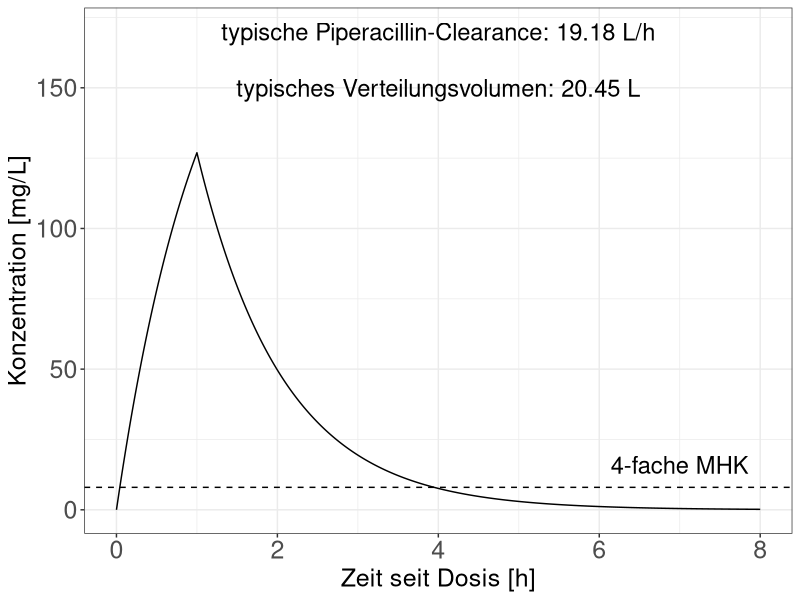

The R script that drew this image: (Note: a time limit stopped this script after it produced the figure.)

install.packages("ggplot2", "gridExtra")

## Alles markieren und Knopf "Run" drücken 
## ODER
## Jede Zeile einzeln nacheinander ablaufen lassen mittels: STRG+ENTER

library(ggplot2)
library(gridExtra)

## Aus: Population pharmcokinetics and pharmacodynamics of piperacillin/tazobactam 
## in patients with complicated intra-abdominal infection
## Li et al. Journal of Antimicrobial Chemotherapy (2005) 56, 388-395

piperacillin_single_dose <- function(par = c(ETA1=0,           # par ist ein Vektor, enthält
                                             ETA2=0),          # Benutzerdefinierte Abweichung vom typischen Patienten
                                     omg = c(OMEGA1=0.277,     # Die im popPK Modell hinterlegten Standardabweichungen
                                             OMEGA2=0.252),    # der Modellparameter CL und Vd werden hier abgelegt
                                     rem = c(PROP=0.185,       # Das residuale Fehlermodell mit proportionalem
                                             ADD=1.77),        # und additivem Fehler stammt aus dem pop PK Modell, hier nicht benötigt
                                     amt,                      # amt: Dosis in mg
                                     dur,                      # dur: Infusionsdauer (Tinf) in Stunden
                                     time,                     # time:zu simulierende Zeitpunkt(e) oder Zeitspanne in Stunden
                                     CLcr,                     # CLcr: Creatinin-Clearance des Individuums (mL/min)
                                     WT,                       # WT: Körpergewicht des Individuums (kg)
                                     ID,                       # ID: Fortlaufende Nummerierung des Individuums
                                     noIIV = F) {              # noIIV: Flag schaltet inter-individuelle Variabilität (FALSE) an und aus (TRUE)
  
  ## Kovariatenmodell
  ## Typische Werte für Clearance und Verteilungsvolumen
  ## Werden anhand der popPK Modellparameter aus Kovariaten berechnet
  popCL <- 5.05 + 9.60 * CLcr/89
  popVd <- 22.3 * WT/81.8
  
  ## Statistisches Modell
  ## Wenn IIV ausgeschaltet ist
  if(noIIV){
    ecl = 0
    evd = 0
  } else { 
    ## sonst werden zufällige Werte für ecl und evd aus einer Normalverteilung mit
    ## Mittelwert = 0 und Standardabweichung = OMEGA1 für ecl und OMEGA2 für evd
    ecl = rnorm(n=1, mean=0, sd=(omg[["OMEGA1"]]))
    evd = rnorm(n=1, mean=0, sd=(omg[["OMEGA2"]]))
  }
  
  ## Da aus dem popPK Modell hervorgeht, dass die Modellparameter log-normal verteilt sind
  ## wird die IIV als exponent der e-Funktion angegeben
  ## der Exponent stammt nun entweder aus der Benutzereingabe (par)
  ## oder aus der Normalverteilung oben (ecl und evd)
  indCL <- popCL * exp(ecl+par[["ETA1"]])
  indVd <- popVd * exp(evd+par[["ETA2"]])
  
  
  ## Strukturmodell für ein 1-Kompartiment Modell mit Infusion (0. Ordnung)
  ## und Elimination 1. Ordnung
  ke = indCL/indVd
  
  conc <-  ifelse(time <= dur,    
                  amt/(dur*ke*indVd)*(1-exp(-ke*time)),
                  amt/(dur*ke*indVd)*(1-exp(-ke*dur))*exp(-ke*(time-dur))
  )
  
  ## Alle Ergebnisse und Daten in einer "Tabelle" zusammenfassen...
  results <- data.frame(TIME=time,
                        AMT=amt,
                        DUR=dur,
                        CLCR=CLcr,
                        WT=WT,
                        IPRED=conc,
                        ID=ID,
                        indCL=indCL,
                        indVd=indVd,
                        popCL=popCL,
                        popVd=popVd)
  
  ##... und als Gesamtergebnis der Funktion zurückgeben
  return(results)  
}

## Zeit unseren Patienten zu simulieren

TIME <- seq(0,8,by=0.01)   ## Zeitpunkte zu simulieren
AMT <- 4000                ## Applizierte Dosis in mg
DUR <- 1                   ## Infusionsdauer (Tinf) in Stunden
CLcr <- 131                ## Kreatininclearance in mL/h
WT <- 75                   ## Patientengewicht in kg
MIC <- 2                   ## minimale Hemmkonzentration in mg/L
PK_TARGET <- 4 * MIC       ## PK/PD-Ziel 4x MHK

## Simulation eines typischen Patienten mit den Kovariaten unseres Individuums
## interindividuelle Variabilität wird hier ausgeschaltet, da wir
## nur am wahrscheinlichsten Verlauf der Kurve interessiert sind
## => Zeile "noIIV = T" 

pop_prediction <- piperacillin_single_dose(amt=AMT, 
                                           dur=DUR,  
                                           time=TIME, 
                                           CLcr = CLcr, 
                                           WT=WT, ID=0,
                                           noIIV = T)

## Ergebnisse werden in einer Abbildung dargestellt

pl_1 <- ggplot(data = pop_prediction) +                        ## Definiere Daten für die Abbildung
  geom_line(mapping = aes(x=TIME, y=IPRED)) +          ## Art der Abbildung und was soll auf welche Achse
  theme_bw() +                                         ## Äußerlichkeiten der Abbildung
  geom_hline(mapping = aes(yintercept=PK_TARGET), linetype=2) +            # Eintragen des PK/PD-Zieles
  annotate(geom = "text", x=7, y=PK_TARGET*2, label="4-fache MHK", size=6 ) +   # und beschriften
  xlab("Zeit seit Dosis [h]") +                        ## Beschriftung von x- ...
  ylab("Konzentration [mg/L]") +                         ## und y-Achse
  theme(axis.title = element_text(size=18), axis.text = element_text(size=18), plot.title = element_text(size=18), plot.subtitle = element_text(size=16)) + 
  annotate(geom= "text", x=4, y= 170, label= paste("typische Piperacillin-Clearance:", round(pop_prediction[1,]$indCL,2), "L/h"), size=6) +
  annotate(geom= "text", x=4, y= 150, label= paste("typisches Verteilungsvolumen:", round(pop_prediction[1,]$indVd,2), "L"), size=6)


## Abbildung anzeigen

pl_1 

## MC Simulation
## Durch mehrfache Simulieren des gleichen Patienten
## Werden innerhalb der Funktion jedesmal andere Werte für ecl und evd 
## aus der Normalverteilung "gezogen" -> rnorm(...) zieht zufällige Stichproben aus der Normalverteilung
## Dies kann einige Minuten dauern

mc_data <- NULL ## Für die R-Profis: Das ist nicht besonders effizient, 
                ## der Speicher sollte vor der Schleife zugewiesen werden

for(i in 1:1000){
  tmp_data <- piperacillin_single_dose(amt=AMT, dur=DUR, time=TIME, CLcr = CLcr, WT=WT, ID=i)
  mc_data <- rbind(mc_data, tmp_data)
}


## Modellparameter (CL und Vd) der 1000 virtuellen Patienten aus den Daten herausziehen

mc_pop_cl <- (mc_data[mc_data$TIME==0,]$indCL)
mc_pop_vd <- (mc_data[mc_data$TIME==0,]$indVd)


## Histogramme vorbereiten

pl_dens_cl <- ggplot() + geom_histogram(aes(x=mc_pop_cl, y=..density..), fill="white", colour="black", bins=50) + theme_bw() +
  xlab("CL [L/h]") + ylab("Häufigkeit") +
  theme(axis.title = element_text(size=18), axis.text = element_text(size=18), plot.title = element_text(size=18), plot.subtitle = element_text(size=16)) +
  theme(axis.text.y = element_blank())
pl_dens_vd <-ggplot() + geom_histogram(aes(x=mc_pop_vd, y=..density..), fill="white", colour="black", bins=50) + theme_bw() +
  xlab("Vd [L]") + ylab("Häufigkeit") +
  theme(axis.title = element_text(size=18), axis.text = element_text(size=18), plot.title = element_text(size=18), plot.subtitle = element_text(size=16)) +
  theme(axis.text.y = element_blank())

## Aus dem generierten Datensatz von 1000 Individuuen werden nur die 
## Konzentrationswerte herausgezogen

all_IPRED <- NULL

for(i in 1:max(mc_data$ID)){
  all_IPRED <- rbind(all_IPRED,mc_data[mc_data$ID==i,]$IPRED)
}

## Und die Quantile zur Bildung der 95, 90, 85 und 80 % Intervalle
## Werden berechnet

s <- apply(all_IPRED,2,function(x) quantile(x,probs=c(0.025, 0.05, 0.075, 0.10, 0.9, 0.925, 0.95, 0.975, 0.5)))

## Alle Daten in eienr "Tabelle" zusammenfassen
mc_data_2 <- data.frame(TIME=TIME,
                        s1=s[1,],s2=s[8,], # 95% 
                        s3=s[2,],s4=s[7,], # 90%
                        s5=s[3,],s6=s[6,], # 85%
                        s7=s[4,],s8=s[5,], # 80%
                        median=s[9,])      # median => Sollte sich mit der pop_prediction decken

## Abbildung mit Vorhersageintervall erstellen

pl_2 <- ggplot(data=mc_data_2) + geom_line(mapping = aes(x=TIME, y=median)) +
  geom_ribbon(mapping = aes(x=TIME, ymin = s1, ymax=s2), alpha=0.15) +
  geom_ribbon(mapping = aes(x=TIME, ymin = s3, ymax=s4), alpha=0.15) +
  geom_ribbon(mapping = aes(x=TIME, ymin = s5, ymax=s6), alpha=0.15) +
  geom_ribbon(mapping = aes(x=TIME, ymin = s7, ymax=s8), alpha=0.15) + 
  geom_hline(mapping = aes(yintercept=PK_TARGET), linetype=2) +           
  annotate(geom = "text", x=7, y=PK_TARGET*2, label="4-fache MHK", size=6 ) +   
  theme_bw() + xlab("Zeit seit Dosis [h]") + ylab("Konzentration [mg/L]") +
  theme(axis.title = element_text(size=18), axis.text = element_text(size=18), plot.title = element_text(size=18), plot.subtitle = element_text(size=16))

## Abbildung anzeigen
grid.arrange(pl_2, grid.arrange(pl_dens_vd, pl_dens_cl, nrow=2), ncol=2, widths=c(2,1))

## Jetzt kommt TDM hinzu

## Konzentrationsbestimmung nach 2 und 5 Stunden
tdm_data <- data.frame(conc=c(50, 12), # gemessene Konzentration (mg/L)
                       times=c(2, 5))   # zum Zeitpunkt x in Stunden

pl_3 <- ggplot(data=mc_data_2) + geom_line(mapping = aes(x=TIME, y=median)) +
  geom_ribbon(mapping = aes(x=TIME, ymin = s1, ymax=s2), alpha=0.15) +
  geom_ribbon(mapping = aes(x=TIME, ymin = s3, ymax=s4), alpha=0.15) +
  geom_ribbon(mapping = aes(x=TIME, ymin = s5, ymax=s6), alpha=0.15) +
  geom_ribbon(mapping = aes(x=TIME, ymin = s7, ymax=s8), alpha=0.15) + 
  geom_point(data=tdm_data, mapping = aes(x=times, y=conc), size=3, colour="red") +   ## <- Messwerte "Neues Wissen"
  geom_hline(mapping = aes(yintercept=PK_TARGET), linetype=2) +           
  annotate(geom = "text", x=7, y=PK_TARGET*2, label="4-fache MHK", size=6 ) + 
  theme_bw() + xlab("Zeit seit Dosis [h]") + ylab("Konzentration [mg/L]") +
  theme(axis.title = element_text(size=18), axis.text = element_text(size=18), plot.title = element_text(size=18), plot.subtitle = element_text(size=16))

## Abbildung anzeigen
grid.arrange(pl_3, grid.arrange(pl_dens_vd, pl_dens_cl, nrow=2), ncol=2, widths=c(2,1))

## Anpassung nach dem maximum a posteriori Bayesischen Prinzip
## => Ermittlung der Parameter die am "besten" zu den neuen Daten (TDM-Daten)
## Als auch zum popPK Modell passen

## Aufstellen einer Objektiven Funktion, die es zu minimieren gilt

obj_func <- function(par,               # Hier werden verschiedene Werte für ETA1 und ETA2 "ausprobiert"
                     tdm_data,          # TDM Datensatz
                     dosage_data,       # Dosierungsdaten
                     patient_data,      # Patientencharakteristika
                     omg = c(OMEGA1=0.277,     # Die im popPK Modell hinterlegten Standardabweichungen
                             OMEGA2=0.252),    # der Modellparameter CL und Vd werden hier abgelegt
                     rem = c(PROP=0.185,       # Das residuale Fehlermodell mit proportionalem
                             ADD=1.77))        # und additivem Fehler stammt aus dem pop PK Modell, hier nicht benötigt)      
{
  
  ## Extrahieren der TDM-Daten
  measured_conc <- tdm_data$conc
  times <- tdm_data$times
  
  simulated_conc = piperacillin_single_dose(par=par, # Die aktuell probierte Kombination aus ETA1 und ETA2
                                            amt=dosage_data[["AMT"]], 
                                            dur=dosage_data[["DUR"]], 
                                            time=times,                     ## Nur die TDM Zeitpunkte müssen Simuliert werden
                                            CLcr = patient_data[["CLcr"]], 
                                            WT=patient_data[["WT"]], 
                                            ID=0,
                                            noIIV=T)$IPRED
  
  ## Berechnung des Funktionswertes:
  ## Um den Residuellen Fehler gewichtete Abweichungsquadrate für jeden Messwert werden summiert
  ## Dazu wird die Summe der mit der Varianz OMEGA1² und OMEGA2² gewichteten Abweichung der 
  ## Werte in ETA1 und ETA2 (=Abweichung vom typischen Patienten) addiert
  
  sig2 <- simulated_conc^2*rem[["PROP"]]+rem[["ADD"]]
  OFV <- sum( (measured_conc-simulated_conc)^2/(sig2)+log(sig2)) + sum( ((par-0)^2)/(omg^2)) ## <- Hier wird der OFV berechnet
  
  ## Bedeutet also, ein ETA darf umso weiter abweichen, je größer die im Modell hinterlegte Standardabweichung OMEGA ist
  ## => Zu starke Abweichung vom Modell wird dadurch "bestraft", dass ein hoher Funktionswert errechnet wird
  
  return(OFV)
}



## par beinhaltet jetzt die Startwerte für ETAs (0 ist das wahrscheinlichste ETA => modus der Verteilung)
## Die R-Funktion "optim" miniert die in "fn" übergebene objektive Funktion
optim_res <- optim(par=c(ETA1=0, ETA2=0), 
                   fn=obj_func, 
                   tdm_data=tdm_data,
                   dosage_data=c(AMT=AMT, DUR=DUR),
                   patient_data=c(CLcr=CLcr, WT=WT))


## Einsetzen der Ermittelten Werte für ETA1 und ETA2, welche
## die Objektive Funktion minimieren
## Es handelt sich jeweils um den Modus der a posteriori Verteilung von ETA1 und ETA2

ind_prediction <- piperacillin_single_dose(amt=AMT, 
                                           par = optim_res$par, ## <- Ermittelte Optimale Parameter
                                           dur=DUR,  
                                           time=TIME, 
                                           CLcr = CLcr, 
                                           WT=WT, ID=i,
                                           noIIV = T)


## Die Individuelle Vorhersage mit in die Abbildung einbinden
## Die Messwerte liegen NICHT auf der individuellen Vorhersage!
## => Das Modell selbst (a priori Wissen) begrenzt das Ausmaß der Anpassung
## Zu starke Abweichung vom Modell ist unwahrscheinlich

pl_4 <- ggplot(data=mc_data_2) + geom_line(mapping = aes(x=TIME, y=median)) +
  geom_ribbon(mapping = aes(x=TIME, ymin = s1, ymax=s2), alpha=0.15) +
  geom_ribbon(mapping = aes(x=TIME, ymin = s3, ymax=s4), alpha=0.15) +
  geom_ribbon(mapping = aes(x=TIME, ymin = s5, ymax=s6), alpha=0.15) +
  geom_ribbon(mapping = aes(x=TIME, ymin = s7, ymax=s8), alpha=0.15) + 
  geom_point(data = tdm_data, mapping = aes(x=times, y=conc), size= 3, colour="red") +
  geom_line(data = ind_prediction, mapping = aes(x=TIME, y=IPRED), colour="red") + ## <- Individuelle Anpassung
  geom_hline(mapping = aes(yintercept=PK_TARGET), linetype=2) +           
  annotate(geom = "text", x=7, y=PK_TARGET*2, label="4-fache MHK", size=6 ) + 
  annotate(geom= "text", x=4, y= 170, label= paste("ind. Piperacillin-Clearance:", round(ind_prediction[1,]$indCL,2), "L/h") , size=6, colour="red") +
  annotate(geom= "text", x=4, y= 150, label= paste("ind. Verteilungsvolumen:", round(ind_prediction[1,]$indVd,2), "L") , size=6, colour="red" ) +
  theme_bw() + xlab("Zeit seit Dosis [h]") + ylab("Konzentration [mg/L]") +
  theme(axis.title = element_text(size=18), axis.text = element_text(size=18), plot.title = element_text(size=18), plot.subtitle = element_text(size=16))

## Vorbereiten der Histogramme
pl_dens_vd_extended <- pl_dens_vd + geom_vline(aes(xintercept=ind_prediction[1,]$indVd), size=3, alpha=0.5, colour="red")
pl_dens_cl_extended <- pl_dens_cl + geom_vline(aes(xintercept=ind_prediction[1,]$indCL), size=3, alpha=0.5, colour="red") 


## Abbildung anzeigen
grid.arrange(pl_4, grid.arrange(pl_dens_vd_extended, pl_dens_cl_extended, nrow=2), ncol=2, widths=c(2,1))


#######################################
## Abbildungen aus dem Artikel erzeugen

## Abbildung A
pl_1 

## Abbildung B
grid.arrange(pl_2, grid.arrange(pl_dens_vd, pl_dens_cl, nrow=2), ncol=2, widths=c(2,1))

## Abbildung C
grid.arrange(pl_3, grid.arrange(pl_dens_vd, pl_dens_cl, nrow=2), ncol=2, widths=c(2,1))

## Abbildung D
grid.arrange(pl_4, grid.arrange(pl_dens_vd_extended, pl_dens_cl_extended, nrow=2), ncol=2, widths=c(2,1))
